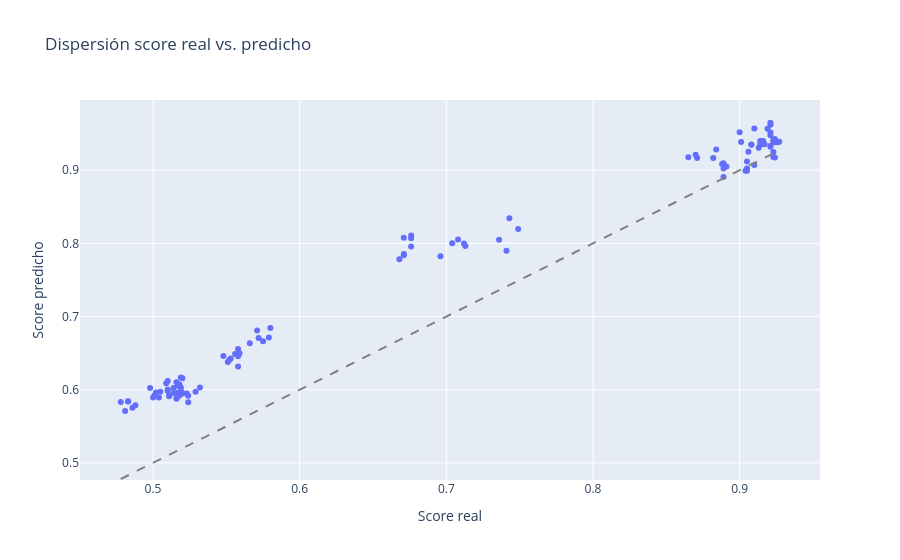

Here is the notebook cell this chart was saved with:
### Code cell
if "fatigue_score" in pred_df.columns and not pred_df["fatigue_score"].isna().all():
    fig = px.scatter(
        pred_df,
        x="fatigue_score",
        y="fatigue_pred",
        title="Dispersión score real vs. predicho",
        labels={"fatigue_score": "Score real", "fatigue_pred": "Score predicho"},
    )
    fig.add_shape(
        type="line",
        x0=pred_df["fatigue_score"].min(),
        x1=pred_df["fatigue_score"].max(),
        y0=pred_df["fatigue_score"].min(),
        y1=pred_df["fatigue_score"].max(),
        line=dict(color="gray", dash="dash"),
    )
    fig.show()
else:
    print("No hay score real en el archivo; solo se muestra la serie predicha.")
